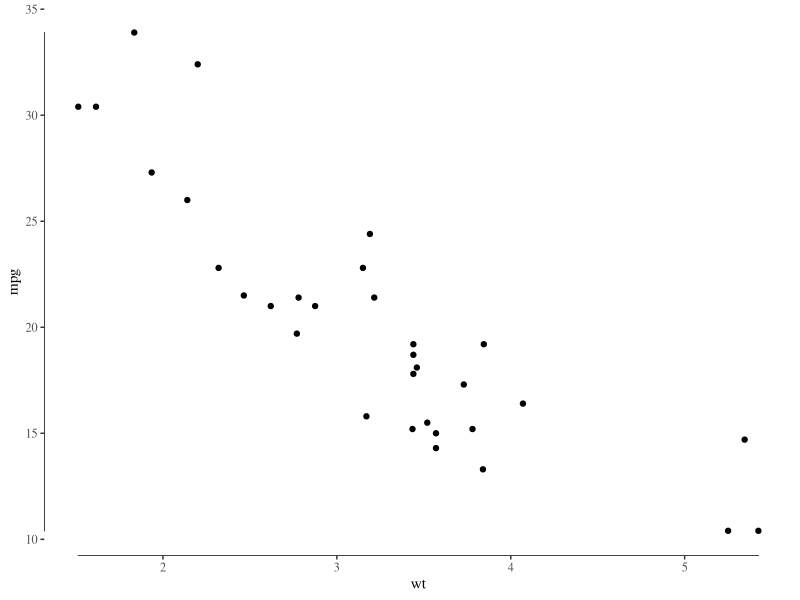

R code for this plot:
library(ggthemes)


### Name: geom_rangeframe
### Title: Range Frames
### Aliases: geom_rangeframe GeomRangeFrame
### Keywords: datasets

### ** Examples

library("ggplot2")

ggplot(mtcars, aes(wt, mpg)) +
 geom_point() +
 geom_rangeframe() +
 theme_tufte()
